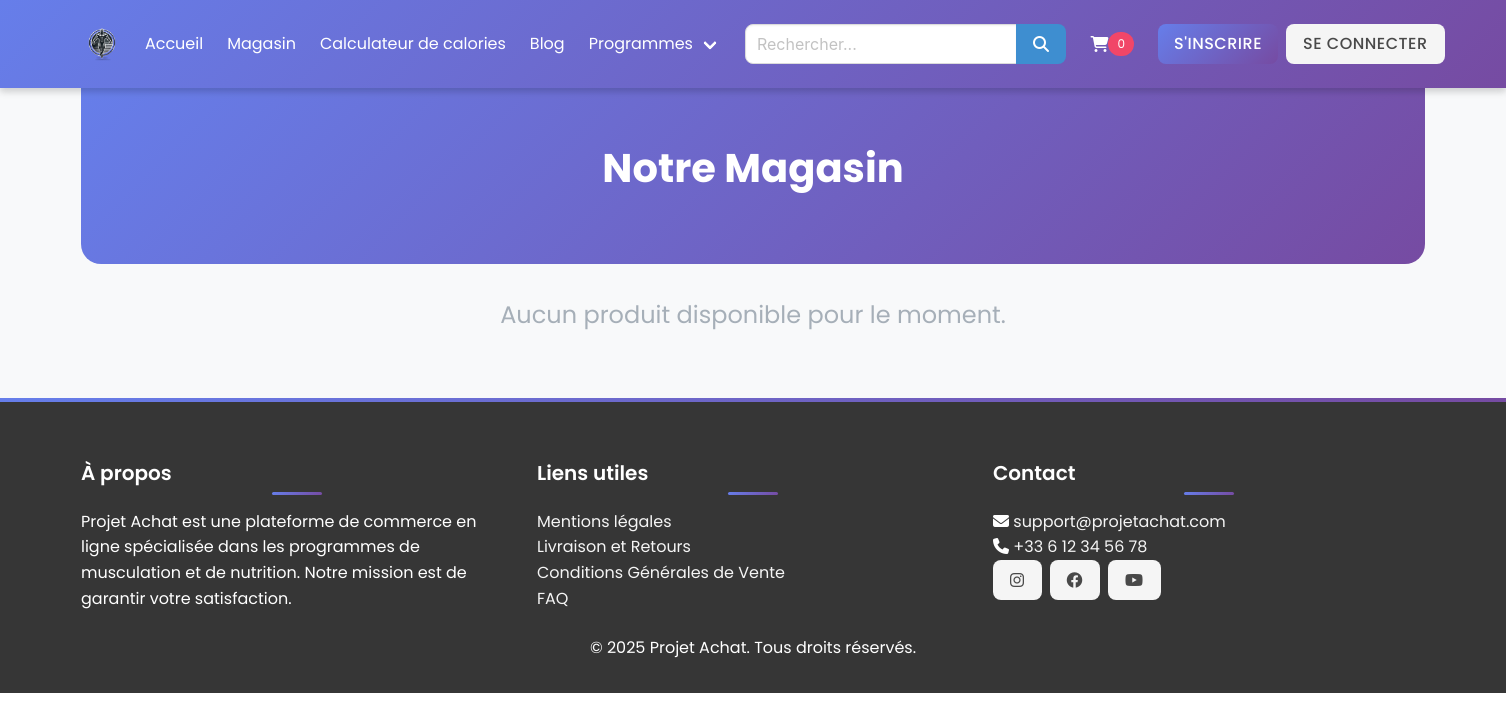
/pages/magasin.php, run on an earlier commit of the app's database.
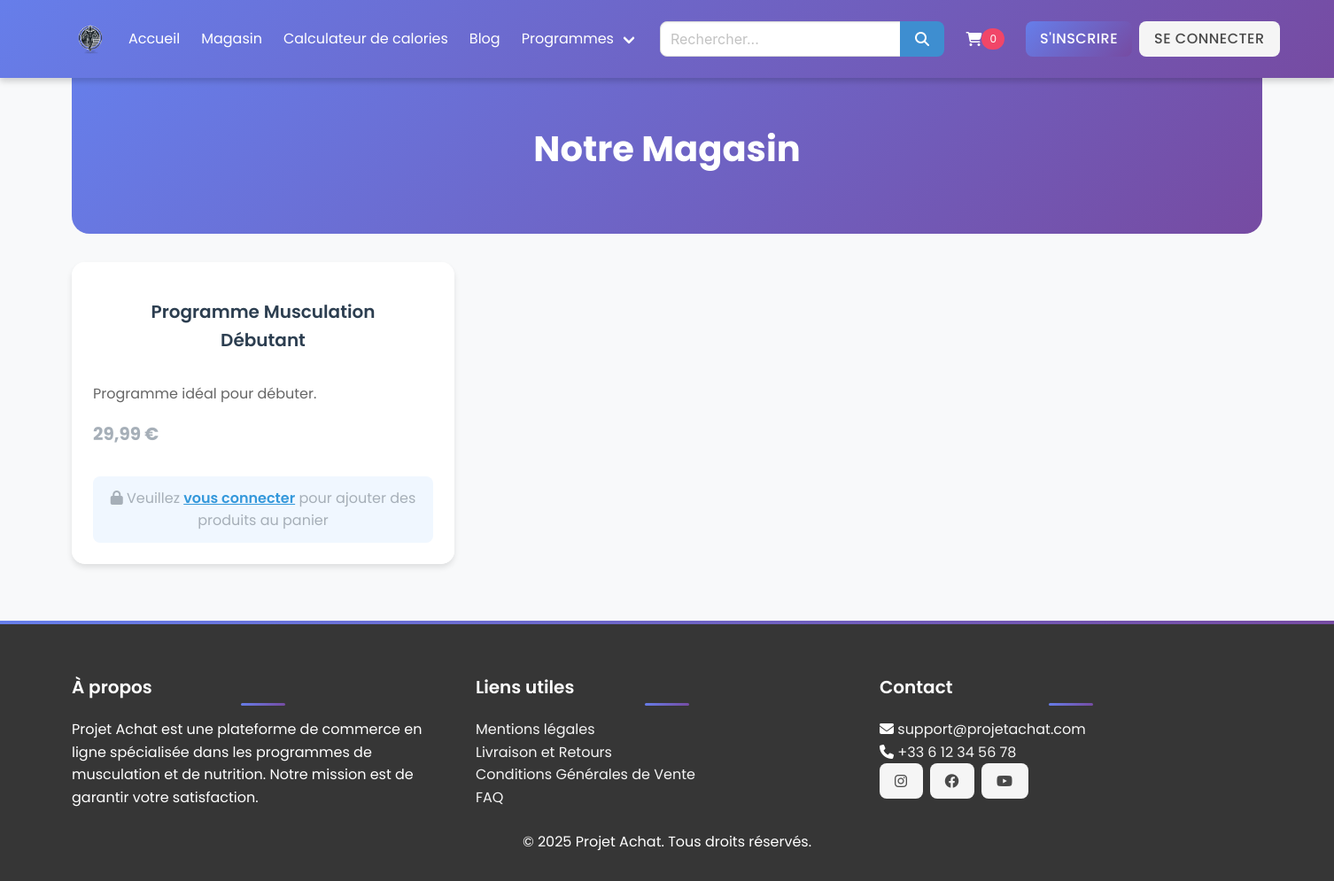
And on a later commit of the database.
### tables this page shows
CREATE TABLE IF NOT EXISTS `produits` (
  `id_produit` int NOT NULL AUTO_INCREMENT,
  `nom_produit` varchar(100) NOT NULL,
  `description` text,
  `prix` decimal(10,2) NOT NULL,
  `quantite_disponible` int NOT NULL,
  `libelle` varchar(50) DEFAULT NULL,
  PRIMARY KEY (`id_produit`)
);

### pages/magasin.php (the view, shortened to what this page needs)
<?php
require_once '../config/db.php';
$stmt = $pdo->query("SELECT * FROM produits");
$produits = $stmt->fetchAll(PDO::FETCH_ASSOC);
?>
<?php include '../includes/header.php'; ?>
<!DOCTYPE html>
<html lang="fr">
<!DOCTYPE html>
<html lang="fr">
<head>
    <link rel="stylesheet" href="https://cdnjs.cloudflare.com/ajax/libs/font-awesome/6.4.0/css/all.min.css">
    <link rel="stylesheet" href="https://cdn.jsdelivr.net/npm/bulma@0.9.4/css/bulma.min.css">
    <link rel="stylesheet" href="../css/style.css">
</head>
<body>
    <main class="container">
        <section class="store-header">
            <h1 class="store-title">Notre Magasin</h1>
        </section>
        <div class="columns is-multiline is-variable is-3">
            <?php if (!empty($produits)): ?>
                <?php foreach ($produits as $produit): ?>
                    <div class="column is-one-third-desktop is-half-tablet">
                        <div class="product-card">
                            <div class="product-content">
                                <div>
                                    <a href="detail_produit.php?id=<?= $produit['id_produit']; ?>">
                                        <h2 class="product-title"><?= htmlspecialchars($produit['nom_produit']); ?></h2>
                                    </a>
                                    <p class="product-description"><?= nl2br(htmlspecialchars($produit['description'])); ?></p>
                                    <p class="product-price"><?= number_format($produit['prix'], 2, ',', ' '); ?> €</p>
                                </div>
                                <?php if (isset($_SESSION['user_id'])): ?>
                                    <?php if ($produit['quantite_disponible'] > 0): ?>
                                        <form method="POST" action="panier.php" class="add-to-cart-form">
                                            <input type="hidden" name="id_produit" value="<?= $produit['id_produit']; ?>">
                                            <div class="field has-addons">
                                                <div class="control">
                                                    <input class="input quantity-input" type="number" name="quantite"
                                                           value="1" min="1" max="<?= $produit['quantite_disponible']; ?>">
                                                </div>
                                                <div class="control">
                                                    <button type="submit" name="action" value="ajouter"
                                                            class="button is-primary">
                                                        <span class="icon">
                                                            <i class="fas fa-cart-plus"></i>
                                                        </span>
                                                        <span>Ajouter</span>
                                                    </button>
                                                </div>
                                            </div>
                                        </form>
                                    <?php else: ?>
                                        <p class="out-of-stock">
                                            <i class="fas fa-exclamation-circle"></i>
                                            Rupture de stock
                                        </p>
                                    <?php endif; ?>
                                <?php else: ?>
                                    <p class="login-message">
                                        <i class="fas fa-lock"></i>
                                        Veuillez <a href="connexion.php?redirect=magasin.php">vous connecter</a>
                                        pour ajouter des produits au panier
                                    </p>
                                <?php endif; ?>
                            </div>
                        </div>
                    </div>
                <?php endforeach; ?>
            <?php else: ?>
                <div class="column is-full">
                    <p class="has-text-centered is-size-4">Aucun produit disponible pour le moment.</p>
                </div>
            <?php endif; ?>
        </div>
    </main>
    <?php include '../includes/footer.php'; ?>
</body>
</html>

What changed in the data, as far as the page shows it:
added produits: nom_produit "Programme Musculation Débutant", description "Programme idéal pour débuter.", prix "29,99"
Also different on the page:
text no longer shown: "Aucun produit disponible pour le moment."
